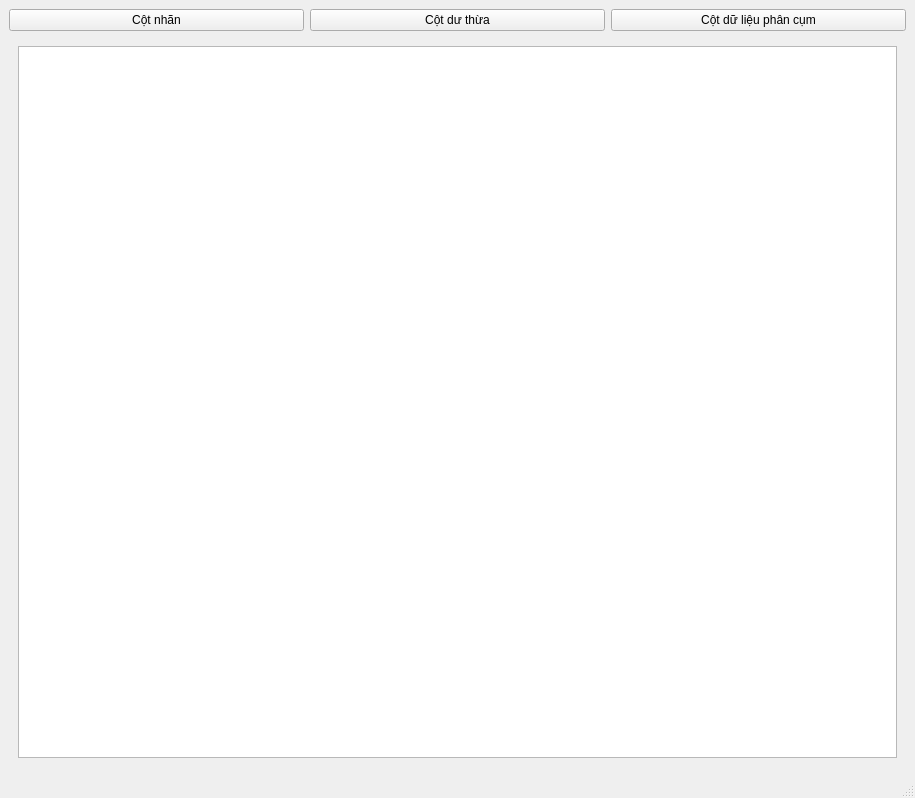
<?xml version="1.0" encoding="UTF-8"?>
<ui version="4.0">
 <class>MainWindow</class>
 <widget class="QMainWindow" name="MainWindow">
  <property name="geometry">
   <rect>
    <x>0</x>
    <y>0</y>
    <width>915</width>
    <height>798</height>
   </rect>
  </property>
  <property name="windowTitle">
   <string>MainWindow</string>
  </property>
  <widget class="QWidget" name="centralwidget">
   <layout class="QGridLayout" name="gridLayout_3">
    <item row="0" column="0">
     <widget class="QPushButton" name="pushButton">
      <property name="text">
       <string>Cột nhãn</string>
      </property>
     </widget>
    </item>
    <item row="0" column="1">
     <widget class="QPushButton" name="pushButton_2">
      <property name="text">
       <string>Cột dư thừa</string>
      </property>
     </widget>
    </item>
    <item row="0" column="2">
     <widget class="QPushButton" name="pushButton_3">
      <property name="text">
       <string>Cột dữ liệu phân cụm</string>
      </property>
     </widget>
    </item>
    <item row="1" column="0" colspan="3">
     <widget class="QStackedWidget" name="stackedWidget">
      <widget class="QWidget" name="page">
       <layout class="QGridLayout" name="gridLayout_4">
        <item row="0" column="0">
         <widget class="QTableWidget" name="tableWidget"/>
        </item>
       </layout>
      </widget>
      <widget class="QWidget" name="page_2">
       <layout class="QGridLayout" name="gridLayout_5">
        <item row="0" column="0">
         <widget class="QTableWidget" name="tableWidget_2"/>
        </item>
       </layout>
      </widget>
      <widget class="QWidget" name="page_5">
       <layout class="QGridLayout" name="gridLayout_6">
        <item row="0" column="0">
         <widget class="QTableWidget" name="tableWidget_3"/>
        </item>
       </layout>
      </widget>
     </widget>
    </item>
   </layout>
  </widget>
  <widget class="QMenuBar" name="menubar">
   <property name="geometry">
    <rect>
     <x>0</x>
     <y>0</y>
     <width>915</width>
     <height>26</height>
    </rect>
   </property>
  </widget>
  <widget class="QStatusBar" name="statusbar"/>
 </widget>
 <resources/>
 <connections/>
</ui>
